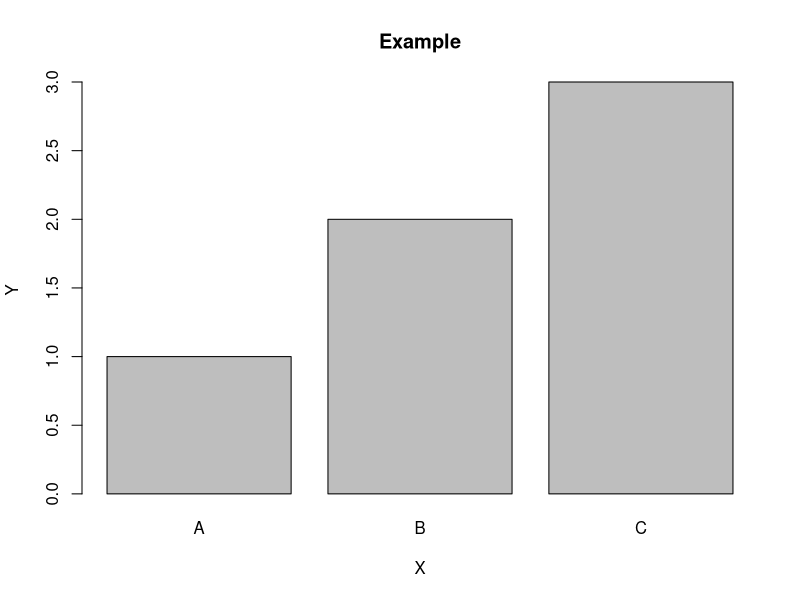

This figure's R source:
## ---- chunk 1
# Example
res <- data.frame(Y = c(1, 2, 3),
                  X = c("A", "B", "C"))
barplot(height = res$Y, names = res$X,
        xlab = "X", ylab = "Y",
        main = "Example")
